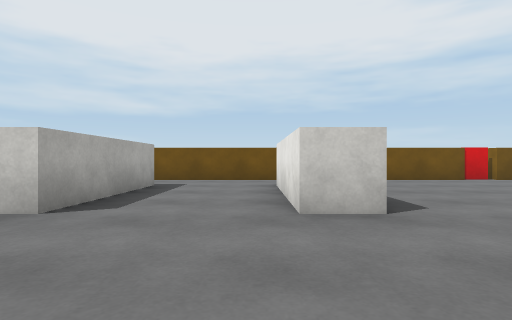
[1] (above)

17 first-person views from a walk through a 3-D level made in the Unity game engine. The camera is 0.62 m above the floor, looks level and sees 80° across. The floor is counted in squares, 1 m on a side. Each view is taken from the middle of a square. On the plan, view 1 faces up. The plan holds only what a view shows up to about 9 squares ahead; the rest is blank. The place goes on beyond the plan. The player character is not drawn. Surface patterns are stand-ins for the level's own textures.

[2]
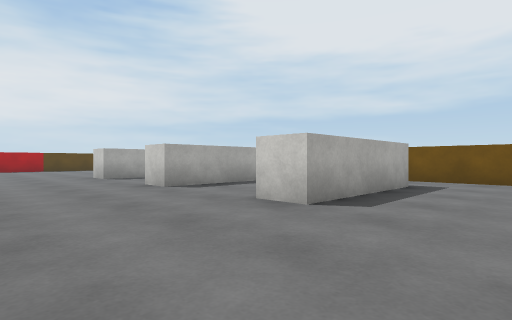

[3]
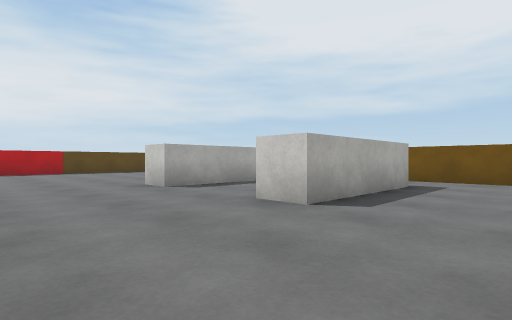

[4]
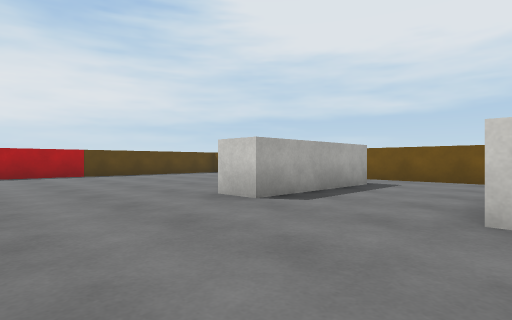

[5]
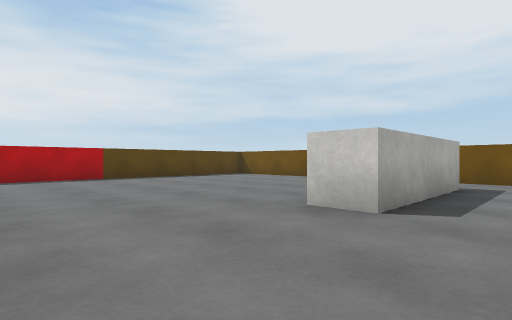

[6]
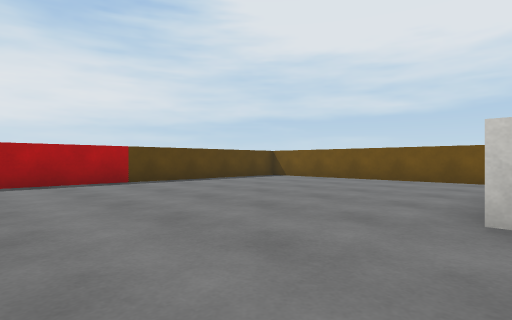

[7]
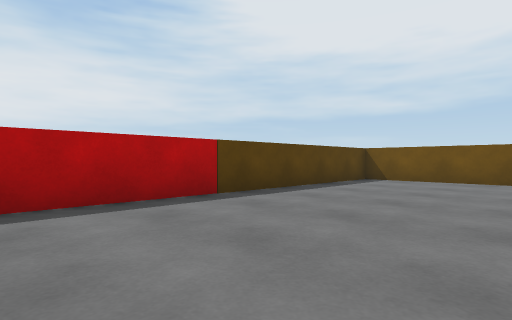

[8]
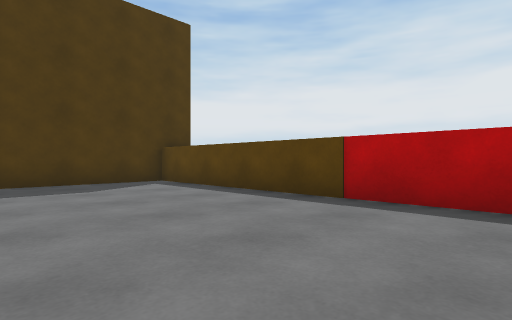

[9]
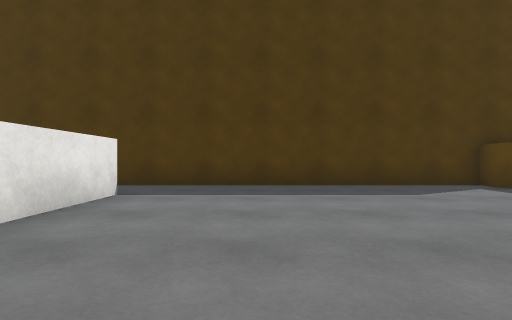

[10]
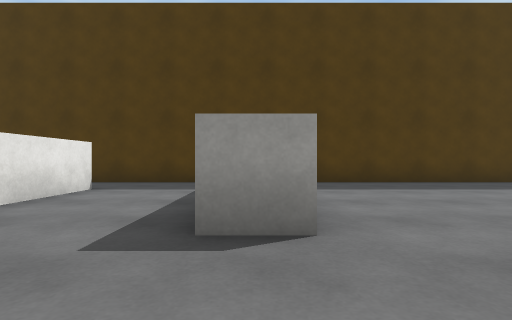

[11]
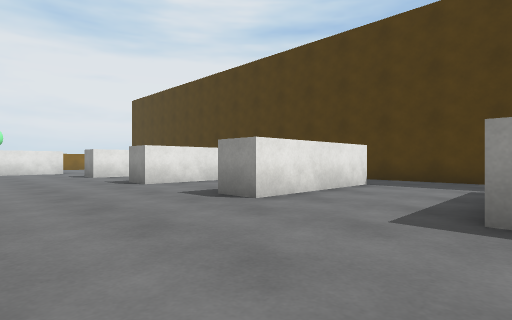

[12]
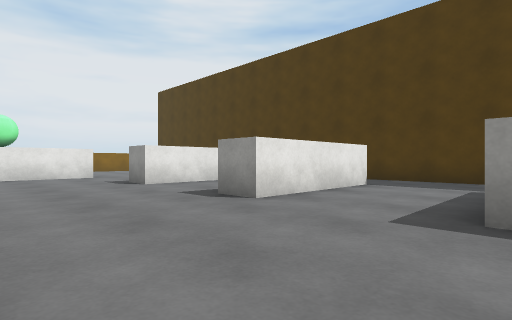

[13]
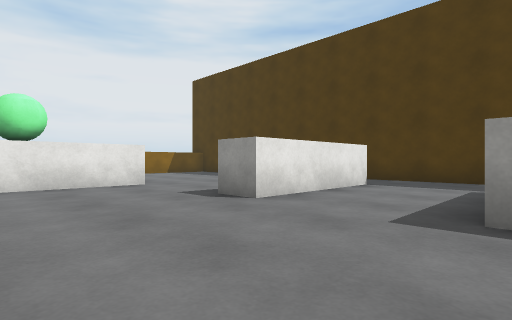

[14]
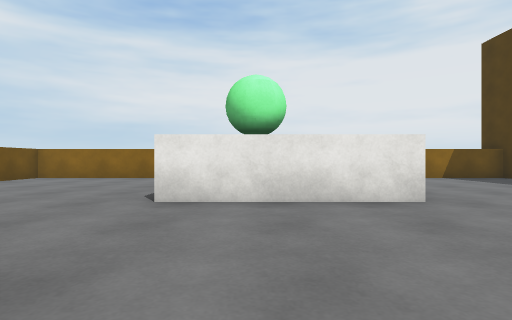

[15]
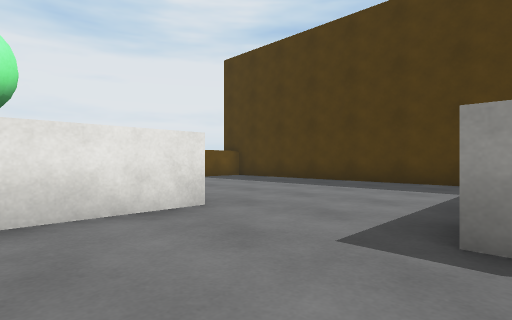

[16]
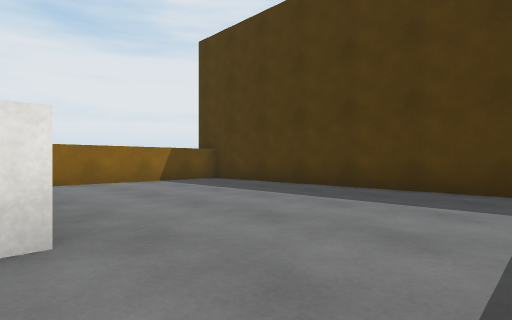

[17]
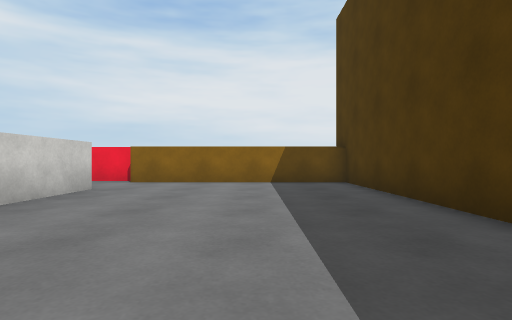

### Floor plan
Points are (right, up) in squares from view 1. A wall is a line through its corners. A room is listed if a view was taken in it or the views show most of it. See-through windows are left out.
Room 1 (views 1, 2, 3, 4, 5, 6, 7, 8, 9, 10, 11, 12, 13, 14, 15, 16, 17)
walls: (-6.5, 7.5) (-6.5, 3.5) (-7.5, 3.5); (-2.5, 7.5) (-2.5, 3.5) (-3.5, 3.5); (-3.5, -4.5) (-3.5, -0.5) (-2.5, -0.5); (1.5, 3.5) (0.5, 3.5) (0.5, 7.2); (-11.5, -0.5) (-10.5, -0.5); (-7.5, -4.5) (-7.5, -0.5) (-6.5, -0.5); (-4.8, 9.5) (-14.2, 9.5); (-10.5, 7.5) (-10.5, 3.5) (-11.5, 3.5); (0.5, -4.5) (0.5, -0.5) (1.5, -0.5); (-0.8, 9.5) (-3.2, 9.5); (-1.8, -6.5) (0.2, -6.5); (-11.5, -4.5) (-11.5, -1.9); (4.5, -0.6) (4.5, 3.5); (2.5, -6.5) (10.5, -6.5) (10.5, -0.5); (-15.8, 9.5) (-18.2, 9.5); (8.5, -0.5) (6.1, -0.5); (-19.5, 8.2) (-19.5, -6.5) (-3.8, -6.5); (11, -0.4) (11, 0.9)

Where each view was taken, in squares from view 1:
view 1: 0 up, 0 right, facing up
view 2: 0 up, 0 right, facing up-left
view 3: 0 up, 4 left, facing up-left
view 4: 0 up, 7 left, facing up-left
view 5: 0 up, 9 left, facing up-left
view 6: 0 up, 11 left, facing up-left
view 7: 0 up, 15 left, facing up-left
view 8: 2 up, 15 left, facing down-left
view 9: 1 up, 14 left, facing down
view 10: 2 up, 11 left, facing down
view 11: 3 up, 11 left, facing down-right
view 12: 3 up, 7 left, facing down-right
view 13: 3 up, 3 left, facing down-right
view 14: 2 up, 0 right, facing right
view 15: 2 up, 1 right, facing down-right
view 16: 0 up, 2 right, facing down-right
view 17: 4 down, 2 right, facing right
